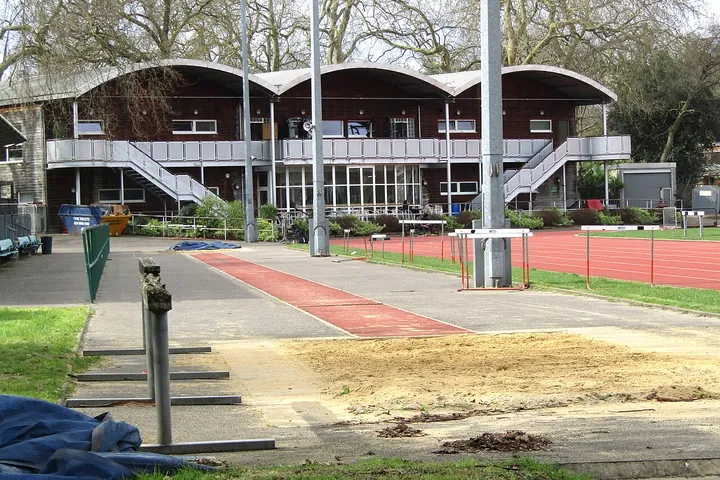
#> input picture assets/map/photos/arena.webp, 720 x 480 px
$ python -i assemble.py   (imports and definitions only)
#> lines starting #> are read from the running program, lines starting #| are printed output that depends on the picture
"""
Assemble the hybrid clips into lossless 60 fps masters.

flight:  part A (exact camera move over the official image, 60 fps, from render_part_a.py) followed by
         part B (the AI final approach, 24 fps, from the hand-off frame to the window keyframe).
         Part B is retimed by its measured zoom so that its speed continues part A's at the seam and
         eases out at the window; frames between the AI frames come from optical flow. The last
         frames settle exactly on the keyframe image.
inside:  the AI Step inside clip retimed to a set duration; it starts exactly on the keyframe and
         settles exactly on the room photo.

usage:
  python assemble.py flight <home> --partA a.mkv --partB b.mp4 --key key.png --cams cams.json --seam 0.45 --tb 2.5
  python assemble.py inside <home> --clip c.mp4 --key key.png --photo photo.jpg --dur 3.0
"""
import argparse
import json
import math
import os
import subprocess

import cv2
import numpy as np

W, H, FPS = 1920, 1080, 60
OUT = os.path.join(os.path.dirname(os.path.abspath(__file__)), 'out')


# [22 lines left out: functions read_frames, load_image, not called in this run]


_dis = None


# [6 lines left out: function flow, not called in this run]


_fcache = {}


# [44 lines left out: functions interp, zoom_profile, not called in this run]


def similarity(a, b):
    """similarity transform (2x3) taking image a onto image b, from ORB matches"""
    orb = cv2.ORB_create(4000)
    bf = cv2.BFMatcher(cv2.NORM_HAMMING, crossCheck=True)
    ka, da = orb.detectAndCompute(cv2.cvtColor(a, cv2.COLOR_BGR2GRAY), None)
    kb, db = orb.detectAndCompute(cv2.cvtColor(b, cv2.COLOR_BGR2GRAY), None)
    m = bf.match(da, db)
    pa = np.float32([ka[x.queryIdx].pt for x in m]); pb = np.float32([kb[x.trainIdx].pt for x in m])
    M, _ = cv2.estimateAffinePartial2D(pa, pb, method=cv2.RANSAC, ransacReprojThreshold=2.0)
    return M


# [17 lines left out: functions partial, settle_on, not called in this run]


def zoom_profile_stride(frames, stride=4):
    """cumulative log zoom measured over stride frame steps (far less drift than frame to frame)"""
    ks = list(range(0, len(frames), stride))
    if ks[-1] != len(frames) - 1:
        ks.append(len(frames) - 1)
    L = [0.0]
    for a_, b_ in zip(ks[:-1], ks[1:]):
        M = similarity(cv2.resize(frames[a_], (960, 540)), cv2.resize(frames[b_], (960, 540)))
        L.append(L[-1] + (math.log(math.hypot(M[0, 0], M[1, 0])) if M is not None else 0.0))
    L = np.maximum.accumulate(np.array(L))
    return np.interp(np.arange(len(frames)), ks, L)


def hermite(t, p0, p1, m0, m1):
    t2, t3 = t * t, t * t * t
    return (2 * t3 - 3 * t2 + 1) * p0 + (t3 - 2 * t2 + t) * m0 + (-2 * t3 + 3 * t2) * p1 + (t3 - t2) * m1


# [6 lines left out: function writer, not called in this run]


def smooth(x):
    x = min(1.0, max(0.0, x))
    return x * x * x * (x * (6 * x - 15) + 10)


# [205 lines left out: functions flight, inside, inside2, main, not called in this run]


# [2 lines not run here, left out]

>>> import cv2
>>> picture = cv2.imread('../../assets/map/photos/arena.webp', cv2.IMREAD_GRAYSCALE)
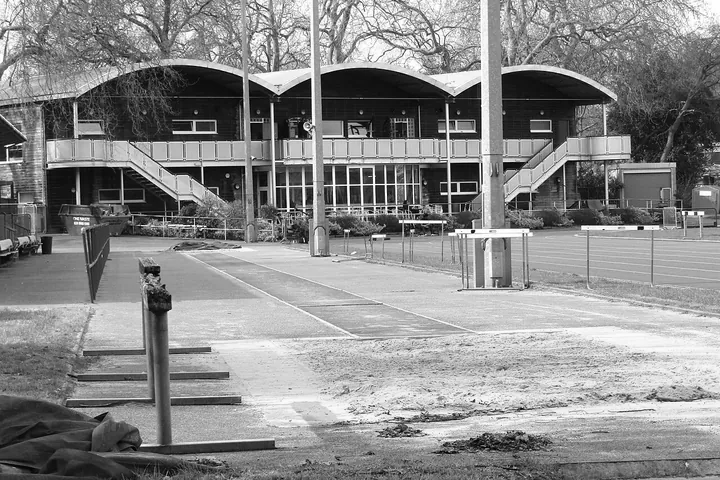
#> picture: shape (480, 720); min 0, max 255, mean 137.5
>>> result = zoom_profile_stride(picture)
#> in zoom_profile_stride, `ks = list(range(0, len(frames), stride))`: ks = 120 values from 0 to 476
#> the loop in zoom_profile_stride, `for a_, b_ in zip(ks[:-1], ks[1:]):` made 1 pass
#> (a_, b_) on pass 1: (0, 4)
#> after the loop in zoom_profile_stride, `for a_, b_ in zip(ks[:-1], ks[1:]):`: L = [0]
#> (the run stopped early here; a loop or call above may not have finished)
